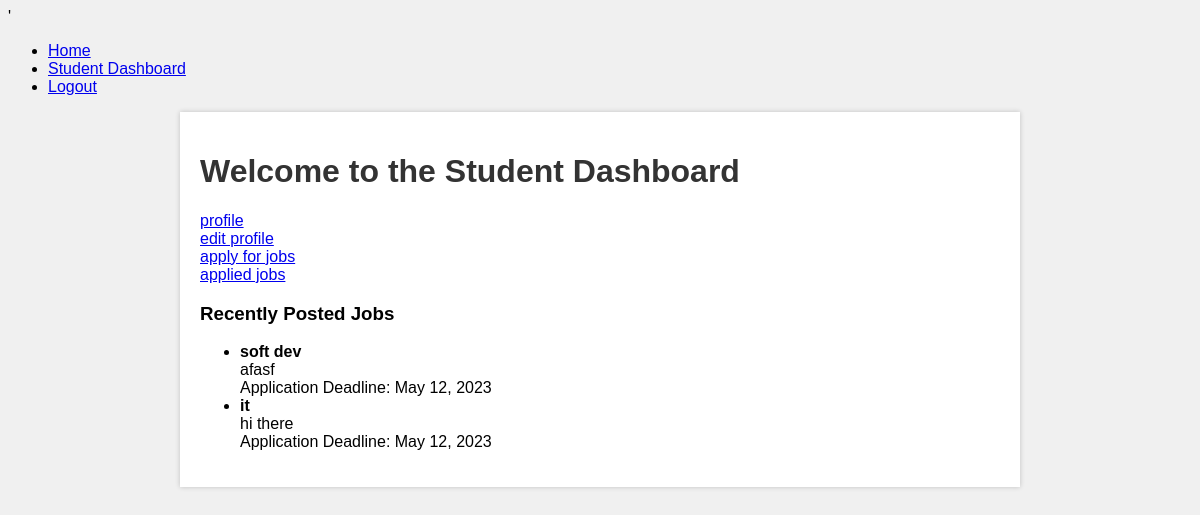
The page /student_dashboard (signed in) on the database as committed earlier.
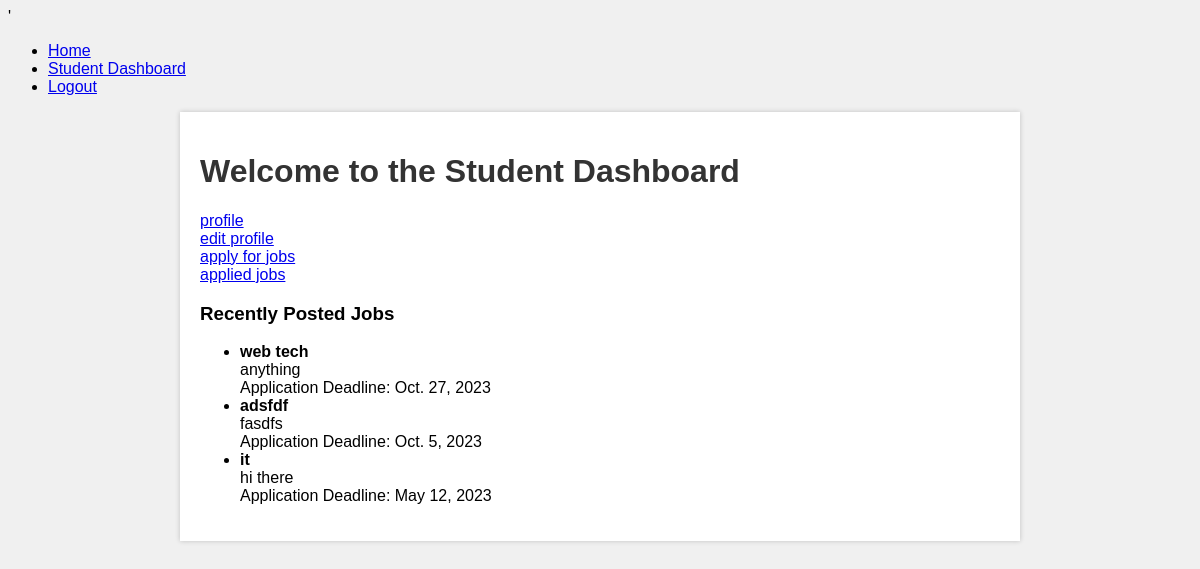
The same page on the database as committed later.
### pms/models.py (models this page shows)
class JobPosting(models.Model):
    title = models.CharField(max_length=100)
    description = models.TextField()
    company = models.ForeignKey(CompanyProfile, on_delete=models.CASCADE)
    application_deadline = models.DateField()
    is_active = models.BooleanField(default=True)

### pms/views.py (the view)
# urls.py: path('student_dashboard',views.student_dashboard,name='student_dashboard'),
def student_dashboard(request):
    student_profile = StudentProfile.objects.get(user=request.user)
    profile_picture = student_profile.profile_picture
    recent_jobs = JobPosting.objects.filter(is_active=True).order_by('-id')[:5]
    return render(request,'pms/student_dashboard.html',{'recent_jobs': recent_jobs,'profile_picture':profile_picture})

### pms/templates/pms/student_dashboard.html (shortened to what this page needs)
<!DOCTYPE html>
{% load static%}'
<html>
<head>
    <link rel="stylesheet" type="text/css" href="{% static 'css/student_dashboard.css' %}">
</head>
<body>
    <header>
        <nav>
            <ul>
                <li><a href="{% url 'home' %}">Home</a></li>
                <li><a href="{% url 'student_dashboard' %}" class="active">Student Dashboard</a></li>
                <li><a href="{% url 'logout' %}">Logout</a></li>
            </ul>
        </nav>
    </header>
    <div class="container">
        <h1>Welcome to the Student Dashboard</h1>
        <div class="dashboard-content">
            <a href="{% url 'view_student_profile' %}">profile</a></br>
            <a href="{% url 'edit_student_profile' %}">edit profile</a></br>
            <a href="{% url 'job_listing' %}">apply for jobs</a></br>
            <a href="{% url 'applied_jobs' %}">applied jobs</a>
        </div>
        <h3>Recently Posted Jobs</h3>
        <ul>
        {% for job in recent_jobs %}
        <li>
        <strong>{{ job.title }}</strong><br>
        {{ job.description }}<br>
        Application Deadline: {{ job.application_deadline }}
        </li>
        {% empty %}
        <li>No jobs available at the moment.</li>
        {% endfor %}
</ul>
    </div>
</body>
</html>

### pms/static/css/student_dashboard.css (style rules this page uses)
body { font-family: Arial, sans-serif; background-color: #f0f0f0; }
.container { max-width: 800px; margin: 0 auto; padding: 20px; background-color: #fff; box-shadow: 0 0 5px rgba(0, 0, 0, 0.2); }
h1 { color: #333; }

Rows that differ between the two databases and show on the page:
no longer on this page (row edited): JobPosting: title "soft dev", description "afasf", application_deadline "May 12, 2023"
added JobPosting: title "web tech", description "anything", application_deadline "Oct. 27, 2023"
added JobPosting: title "adsfdf", description "fasdfs", application_deadline "Oct. 5, 2023"
